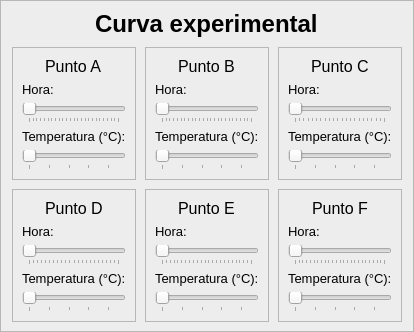
                  <widget class="QFrame" name="frame_15">
                   <property name="styleSheet">
                    <string notr="true">background-color: rgb(237, 237, 237);</string>
                   </property>
                   <property name="frameShape">
                    <enum>QFrame::StyledPanel</enum>
                   </property>
                   <property name="frameShadow">
                    <enum>QFrame::Raised</enum>
                   </property>
                   <layout class="QGridLayout" name="gridLayout_3">
                    <property name="topMargin">
                     <number>9</number>
                    </property>
                    <property name="bottomMargin">
                     <number>9</number>
                    </property>
                    <property name="spacing">
                     <number>9</number>
                    </property>
                    <item row="1" column="2">
                     <widget class="QFrame" name="frame_24">
                      <property name="frameShape">
                       <enum>QFrame::StyledPanel</enum>
                      </property>
                      <property name="frameShadow">
                       <enum>QFrame::Raised</enum>
                      </property>
                      <layout class="QVBoxLayout" name="verticalLayout_12">
                       <item alignment="Qt::AlignHCenter">
                        <widget class="QLabel" name="label_13">
                         <property name="font">
                          <font>
                           <pointsize>12</pointsize>
                          </font>
                         </property>
                         <property name="text">
                          <string>Punto C</string>
                         </property>
                        </widget>
                       </item>
                       <item>
                        <widget class="QLabel" name="label_14">
                         <property name="font">
                          <font>
                           <pointsize>10</pointsize>
                          </font>
                         </property>
                         <property name="text">
                          <string>Hora:</string>
                         </property>
                        </widget>
                       </item>
                       <item>
                        <widget class="QSlider" name="SliderCX">
                         <property name="maximum">
                          <number>21</number>
                         </property>
                         <property name="orientation">
                          <enum>Qt::Horizontal</enum>
                         </property>
                         <property name="tickPosition">
                          <enum>QSlider::TicksBelow</enum>
                         </property>
                        </widget>
                       </item>
                       <item>
                        <widget class="QLabel" name="label_15">
                         <property name="font">
                          <font>
                           <pointsize>10</pointsize>
                          </font>
                         </property>
                         <property name="text">
                          <string>Temperatura (°C):</string>
                         </property>
                        </widget>
                       </item>
                       <item>
                        <widget class="QSlider" name="SliderCY">
                         <property name="maximum">
                          <number>45</number>
                         </property>
                         <property name="orientation">
                          <enum>Qt::Horizontal</enum>
                         </property>
                         <property name="tickPosition">
                          <enum>QSlider::TicksBelow</enum>
                         </property>
                        </widget>
                       </item>
                      </layout>
                     </widget>
                    </item>
                    <item row="1" column="1">
                     <widget class="QFrame" name="frame_23">
                      <property name="frameShape">
                       <enum>QFrame::StyledPanel</enum>
                      </property>
                      <property name="frameShadow">
                       <enum>QFrame::Raised</enum>
                      </property>
                      <layout class="QVBoxLayout" name="verticalLayout_11">
                       <item alignment="Qt::AlignHCenter">
                        <widget class="QLabel" name="label_8">
                         <property name="font">
                          <font>
                           <pointsize>12</pointsize>
                          </font>
                         </property>
                         <property name="text">
                          <string>Punto B</string>
                         </property>
                        </widget>
                       </item>
                       <item>
                        <widget class="QLabel" name="label_11">
                         <property name="font">
                          <font>
                           <pointsize>10</pointsize>
                          </font>
                         </property>
                         <property name="text">
                          <string>Hora:</string>
                         </property>
                        </widget>
                       </item>
                       <item>
                        <widget class="QSlider" name="SliderBX">
                         <property name="maximum">
                          <number>24</number>
                         </property>
                         <property name="orientation">
                          <enum>Qt::Horizontal</enum>
                         </property>
                         <property name="tickPosition">
                          <enum>QSlider::TicksBelow</enum>
                         </property>
                        </widget>
                       </item>
                       <item>
                        <widget class="QLabel" name="label_12">
                         <property name="font">
                          <font>
                           <pointsize>10</pointsize>
                          </font>
                         </property>
                         <property name="text">
                          <string>Temperatura (°C):</string>
                         </property>
                        </widget>
                       </item>
                       <item>
                        <widget class="QSlider" name="SliderBY">
                         <property name="maximum">
                          <number>45</number>
                         </property>
                         <property name="orientation">
                          <enum>Qt::Horizontal</enum>
                         </property>
                         <property name="tickPosition">
                          <enum>QSlider::TicksBelow</enum>
                         </property>
                        </widget>
                       </item>
                      </layout>
                     </widget>
                    </item>
                    <item row="2" column="0">
                     <widget class="QFrame" name="frame_25">
                      <property name="frameShape">
                       <enum>QFrame::StyledPanel</enum>
                      </property>
                      <property name="frameShadow">
                       <enum>QFrame::Raised</enum>
                      </property>
                      <layout class="QVBoxLayout" name="verticalLayout_13">
                       <item alignment="Qt::AlignHCenter">
                        <widget class="QLabel" name="label_16">
                         <property name="font">
                          <font>
                           <pointsize>12</pointsize>
                          </font>
                         </property>
                         <property name="text">
                          <string>Punto D</string>
                         </property>
                        </widget>
                       </item>
                       <item>
                        <widget class="QLabel" name="label_17">
                         <property name="font">
                          <font>
                           <pointsize>10</pointsize>
                          </font>
                         </property>
                         <property name="text">
                          <string>Hora:</string>
                         </property>
                        </widget>
                       </item>
                       <item>
                        <widget class="QSlider" name="SliderDX">
                         <property name="maximum">
                          <number>22</number>
                         </property>
                         <property name="orientation">
                          <enum>Qt::Horizontal</enum>
                         </property>
                         <property name="tickPosition">
                          <enum>QSlider::TicksBelow</enum>
                         </property>
                        </widget>
                       </item>
                       <item>
                        <widget class="QLabel" name="label_18">
                         <property name="font">
                          <font>
                           <pointsize>10</pointsize>
                          </font>
                         </property>
                         <property name="text">
                          <string>Temperatura (°C):</string>
                         </property>
                        </widget>
                       </item>
                       <item>
                        <widget class="QSlider" name="SliderDY">
                         <property name="maximum">
                          <number>45</number>
                         </property>
                         <property name="orientation">
                          <enum>Qt::Horizontal</enum>
                         </property>
                         <property name="tickPosition">
                          <enum>QSlider::TicksBelow</enum>
                         </property>
                        </widget>
                       </item>
                      </layout>
                     </widget>
                    </item>
                    <item row="2" column="1">
                     <widget class="QFrame" name="frame_26">
                      <property name="frameShape">
                       <enum>QFrame::StyledPanel</enum>
                      </property>
                      <property name="frameShadow">
                       <enum>QFrame::Raised</enum>
                      </property>
                      <layout class="QVBoxLayout" name="verticalLayout_14">
                       <item alignment="Qt::AlignHCenter">
                        <widget class="QLabel" name="label_19">
                         <property name="font">
                          <font>
                           <pointsize>12</pointsize>
                          </font>
                         </property>
                         <property name="text">
                          <string>Punto E</string>
                         </property>
                        </widget>
                       </item>
                       <item>
                        <widget class="QLabel" name="label_20">
                         <property name="font">
                          <font>
                           <pointsize>10</pointsize>
                          </font>
                         </property>
                         <property name="text">
                          <string>Hora:</string>
                         </property>
                        </widget>
                       </item>
                       <item>
                        <widget class="QSlider" name="SliderEX">
                         <property name="maximum">
                          <number>23</number>
                         </property>
                         <property name="orientation">
                          <enum>Qt::Horizontal</enum>
                         </property>
                         <property name="tickPosition">
                          <enum>QSlider::TicksBelow</enum>
                         </property>
                        </widget>
                       </item>
                       <item>
                        <widget class="QLabel" name="label_21">
                         <property name="font">
                          <font>
                           <pointsize>10</pointsize>
                          </font>
                         </property>
                         <property name="text">
                          <string>Temperatura (°C):</string>
                         </property>
                        </widget>
                       </item>
                       <item>
                        <widget class="QSlider" name="SliderEY">
                         <property name="maximum">
                          <number>45</number>
                         </property>
                         <property name="orientation">
                          <enum>Qt::Horizontal</enum>
                         </property>
                         <property name="tickPosition">
                          <enum>QSlider::TicksBelow</enum>
                         </property>
                        </widget>
                       </item>
                      </layout>
                     </widget>
                    </item>
                    <item row="2" column="2">
                     <widget class="QFrame" name="frame_27">
                      <property name="frameShape">
                       <enum>QFrame::StyledPanel</enum>
                      </property>
                      <property name="frameShadow">
                       <enum>QFrame::Raised</enum>
                      </property>
                      <layout class="QVBoxLayout" name="verticalLayout_15">
                       <item alignment="Qt::AlignHCenter">
                        <widget class="QLabel" name="label_22">
                         <property name="font">
                          <font>
                           <pointsize>12</pointsize>
                          </font>
                         </property>
                         <property name="text">
                          <string>Punto F</string>
                         </property>
                        </widget>
                       </item>
                       <item>
                        <widget class="QLabel" name="label_23">
                         <property name="font">
                          <font>
                           <pointsize>10</pointsize>
                          </font>
                         </property>
                         <property name="text">
                          <string>Hora:</string>
                         </property>
                        </widget>
                       </item>
                       <item>
                        <widget class="QSlider" name="SliderFX">
                         <property name="maximum">
                          <number>24</number>
                         </property>
                         <property name="orientation">
                          <enum>Qt::Horizontal</enum>
                         </property>
                         <property name="tickPosition">
                          <enum>QSlider::TicksBelow</enum>
                         </property>
                        </widget>
                       </item>
                       <item>
                        <widget class="QLabel" name="label_24">
                         <property name="font">
                          <font>
                           <pointsize>10</pointsize>
                          </font>
                         </property>
                         <property name="text">
                          <string>Temperatura (°C):</string>
                         </property>
                        </widget>
                       </item>
                       <item>
                        <widget class="QSlider" name="SliderFY">
                         <property name="maximum">
                          <number>45</number>
                         </property>
                         <property name="orientation">
                          <enum>Qt::Horizontal</enum>
                         </property>
                         <property name="tickPosition">
                          <enum>QSlider::TicksBelow</enum>
                         </property>
                        </widget>
                       </item>
                      </layout>
                     </widget>
                    </item>
                    <item row="1" column="0">
                     <widget class="QFrame" name="frame_22">
                      <property name="frameShape">
                       <enum>QFrame::StyledPanel</enum>
                      </property>
                      <property name="frameShadow">
                       <enum>QFrame::Raised</enum>
                      </property>
                      <layout class="QVBoxLayout" name="verticalLayout_10">
                       <item alignment="Qt::AlignHCenter">
                        <widget class="QLabel" name="label_7">
                         <property name="font">
                          <font>
                           <pointsize>12</pointsize>
                          </font>
                         </property>
                         <property name="text">
                          <string>Punto A</string>
                         </property>
                        </widget>
                       </item>
                       <item>
                        <widget class="QLabel" name="label_9">
                         <property name="font">
                          <font>
                           <pointsize>10</pointsize>
                          </font>
                         </property>
                         <property name="text">
                          <string>Hora:</string>
                         </property>
                        </widget>
                       </item>
                       <item>
                        <widget class="QSlider" name="SliderAX">
                         <property name="maximum">
                          <number>24</number>
                         </property>
                         <property name="singleStep">
                          <number>1</number>
                         </property>
                         <property name="orientation">
                          <enum>Qt::Horizontal</enum>
                         </property>
                         <property name="tickPosition">
                          <enum>QSlider::TicksBelow</enum>
                         </property>
                         <property name="tickInterval">
                          <number>0</number>
                         </property>
                        </widget>
                       </item>
                       <item>
                        <widget class="QLabel" name="label_10">
                         <property name="font">
                          <font>
                           <pointsize>10</pointsize>
                          </font>
                         </property>
                         <property name="text">
                          <string>Temperatura (°C):</string>
                         </property>
                        </widget>
                       </item>
                       <item>
                        <widget class="QSlider" name="SliderAY">
                         <property name="maximum">
                          <number>45</number>
                         </property>
                         <property name="orientation">
                          <enum>Qt::Horizontal</enum>
                         </property>
                         <property name="tickPosition">
                          <enum>QSlider::TicksBelow</enum>
                         </property>
                        </widget>
                       </item>
                      </layout>
                     </widget>
                    </item>
                    <item row="0" column="0" colspan="3" alignment="Qt::AlignHCenter">
                     <widget class="QLabel" name="label_25">
                      <property name="font">
                       <font>
                        <pointsize>18</pointsize>
                        <weight>75</weight>
                        <bold>true</bold>
                       </font>
                      </property>
                      <property name="text">
                       <string>Curva experimental</string>
                      </property>
                     </widget>
                    </item>
                   </layout>
                  </widget>
